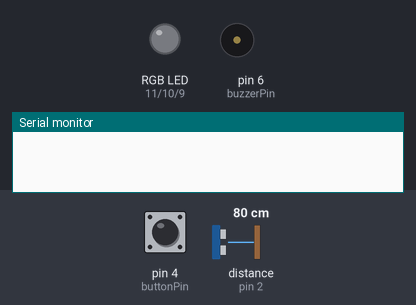
The sketch below on a simulated Arduino Uno, built with avr-gcc and run on an emulated ATmega328P. Shown: an RGB LED mixed from three pins (HIGH = lit), buzzer (waves = sounding), the last lines printed to the serial monitor. Inputs (shaded band) come from the test bench; at power-on: pin 4 (buttonPin) LOW, distance to the obstacle (sensor on pin 2) 80 cm. The echo pulse lasts 58.3 µs per cm; dim RGB values are drawn brighter than linear; random numbers use the default seed unless the sketch sets one; pins used as bus, display or sensor lines are not drawn.

Above: at 1.2 s.
1.3 s: pin 4 (buttonPin) pulled HIGH for 0.15 s
At 1.43 s:
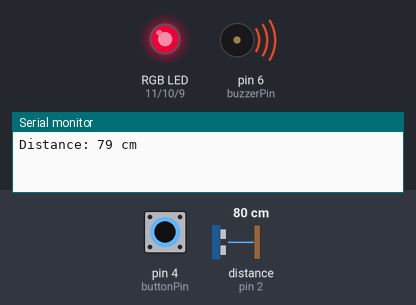
At 1.94 s:
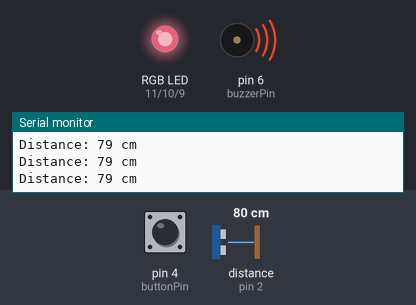
4.3 s: distance to the obstacle (sensor on pin 2) set to 9 cm
At 5.1 s:
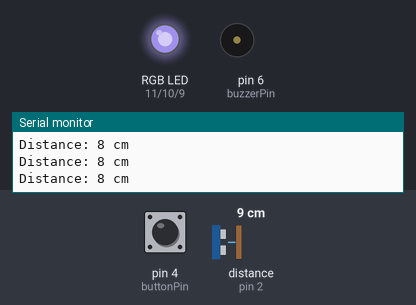
7.3 s: distance to the obstacle (sensor on pin 2) set to 4 cm
At 7.45 s:
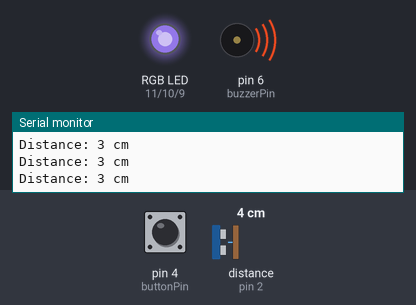
10.3 s: distance to the obstacle (sensor on pin 2) set to 18 cm
13.3 s: distance to the obstacle (sensor on pin 2) set to 2 cm
16.3 s: pin 4 (buttonPin) pulled HIGH for 1 s
Timing chart, 0 to 24.7 s (numbered marks = the images above; inputs shaded):
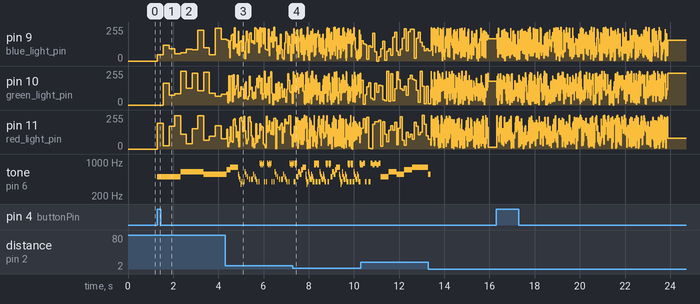

The sketch:

ultrasong.ino
```cpp
// ---------------------------------------------------------------- //
// CPSC 599 Physical & Tangible HCI
// Ultrasong
// Jian Liao
// ---------------------------------------------------------------- //

// defind the constant variables
#define echoPin 2 // attach pin D2 Arduino to pin Echo of HC-SR04
#define trigPin 3 // attach pin D3 Arduino to pin Trig of HC-SR04
#define buttonPin 4 // button pin for digital read to determine if the button has been pressed
#define buzzerPin 6 // buzzer pin to make sound
#define red_light_pin 11 // RGB LED - Red Leg
#define green_light_pin 10 // RGB LED - Green Leg
#define blue_light_pin 9 // RGB LED - Blue Leg
#define distance_threshold 40 // set the distance threshold to 40 cm, because my little desk from IKEA is 40 cm wide


// Music Notes from Vicetone & Tony Igy - Astronomia

#define NOTE_F1 350
#define NOTE_F2 393
#define NOTE_F3 441
#define NOTE_F4 495
#define NOTE_F5 556
#define NOTE_F6 624
#define NOTE_F7 661
#define NOTE_0  0
#define NOTE_FL1 175
#define NOTE_FL2 196
#define NOTE_FL3 221
#define NOTE_FL4 234
#define NOTE_FL5 262
#define NOTE_FL6 294
#define NOTE_FL7 330
#define NOTE_FH1 700
#define NOTE_FH2 786
#define NOTE_FH3 882
#define NOTE_FH4 935
#define NOTE_FH5 1049
#define NOTE_FH6 1178
#define NOTE_FH7 1322
#define WHOLE 1
#define HALF 0.5
#define QUARTER 0.25
#define EIGHTH 0.25
#define SIXTEENTH 0.625

// tune
int tune[] =
{

  NOTE_F4, NOTE_F4, NOTE_F4, NOTE_F4, NOTE_F6, NOTE_F6, NOTE_F6, NOTE_F6,
  NOTE_F5, NOTE_F5, NOTE_F5, NOTE_F5, NOTE_FH1, NOTE_FH1, NOTE_FH1, NOTE_FH1,
  NOTE_FH2, NOTE_FH2, NOTE_FH2, NOTE_FH2, NOTE_FH2, NOTE_FH2, NOTE_FH2, NOTE_FH2,
  NOTE_F5, NOTE_F4, NOTE_F3, NOTE_F1, NOTE_F2, NOTE_0, NOTE_F2, NOTE_F6,
  NOTE_F5, NOTE_0, NOTE_F4, NOTE_0, NOTE_F3, NOTE_0, NOTE_F3, NOTE_F3, NOTE_F5, NOTE_0, NOTE_F4, NOTE_F3, NOTE_F2, NOTE_0, NOTE_F2, NOTE_FH4,
  NOTE_FH3, NOTE_FH4, NOTE_FH3, NOTE_FH4, NOTE_F2, NOTE_0, NOTE_F2, NOTE_FH4, NOTE_FH3, NOTE_FH4, NOTE_FH3, NOTE_FH4, NOTE_F2, NOTE_0, NOTE_F2, NOTE_F6,
  NOTE_F5, NOTE_0, NOTE_F4, NOTE_0, NOTE_F3, NOTE_0, NOTE_F3, NOTE_F3, NOTE_F5, NOTE_0, NOTE_F4, NOTE_F3, NOTE_F2, NOTE_0, NOTE_F2, NOTE_FH4,
  NOTE_FH3, NOTE_FH4, NOTE_FH3, NOTE_FH4, NOTE_F2, NOTE_0, NOTE_F2, NOTE_FH4, NOTE_FH3, NOTE_FH4, NOTE_FH3, NOTE_FH4,
};

// beats
float durt[] =
{

  0.5, 0.5, 0.5, 0.5, 0.5, 0.5, 0.5, 0.5,
  0.5, 0.5, 0.5, 0.5, 0.5, 0.5, 0.5, 0.5,
  0.5, 0.5, 0.5, 0.5, 0.5, 0.5, 0.5, 0.5,
  0.5, 0.5, 0.5, 0.5, 0.5, 0.5, 0.5, 0.5,
  0.5, 0.5, 0.5, 0.5, 0.5, 0.5, 0.5, 0.5,
  0.5, 0.5, 0.5, 0.5, 0.5, 0.5, 0.5, 0.5,
  0.5, 0.5, 0.5, 0.5, 0.5, 0.5, 0.5, 0.5,
  0.5, 0.5, 0.5, 0.5, 0.5, 0.5, 0.5, 0.5,
  0.5, 0.5, 0.5, 0.5, 0.5, 0.5, 0.5, 0.5,
  0.5, 0.5, 0.5, 0.5, 0.5, 0.5, 0.5, 0.5,
  0.5, 0.5, 0.5, 0.5, 0.5, 0.5, 0.5, 0.5,
  0.5, 0.5, 0.5, 0.5, 0.5, 0.5, 0.5, 0.5
};


// defines variables
long duration; // variable for the duration of sound wave travel
int distance; // variable for the distance measurement
int buttonState = 0; // current state of the button
int notesLength; // length of the notes
int delay_time = 500; // delay time for playing notes


void setup() {
  pinMode(trigPin, OUTPUT); // set the trigPin as an OUTPUT
  pinMode(echoPin, INPUT); // set the echoPin as an INPUT
  pinMode(buttonPin, INPUT); // set the buttonPin as an INPUT
  pinMode(buzzerPin, OUTPUT); // set the buzzerPin as an OUTPUT
  notesLength = sizeof(tune) / sizeof(tune[0]); // get the length of 'tune'
  randomSeed(12345); // randomSeed
  Serial.begin(9600); // Serial Communication is starting with 9600 of baudrate speed
}

// AnalogWrite to control the LED Light
void RGB_color(int red_light_value, int green_light_value, int blue_light_value)
{
  analogWrite(red_light_pin, red_light_value);
  analogWrite(green_light_pin, green_light_value);
  analogWrite(blue_light_pin, blue_light_value);
}

// Control the RGB LED on/off (ANODE)
void RGB_control (int rgb_switch)
{
  if (rgb_switch == 1)
  {
    pinMode(red_light_pin, OUTPUT);
    pinMode(green_light_pin, OUTPUT);
    pinMode(blue_light_pin, OUTPUT);
  } else {
    pinMode(red_light_pin, INPUT);
    pinMode(green_light_pin, INPUT);
    pinMode(blue_light_pin, INPUT);
  }
}

// Calculate the distance from the ultrasonic sensor (HC-SR04)
int calculateDistance () {
  // Clears the trigPin condition
  digitalWrite(trigPin, LOW);
  delayMicroseconds(2);
  // Sets the trigPin HIGH (ACTIVE) for 10 microseconds
  digitalWrite(trigPin, HIGH);
  delayMicroseconds(10);
  digitalWrite(trigPin, LOW);
  // Reads the echoPin, returns the sound wave travel time in microseconds
  duration = pulseIn(echoPin, HIGH);
  // Calculating the distance
  distance = duration * 0.034 / 2; // Speed of sound wave divided by 2 (go and back)
  // Displays the distance on the Serial Monitor
  Serial.print("Distance: ");
  Serial.print(distance);
  Serial.println(" cm");

  return distance;
}

// main function
void loop() {
  // get the button state to see if it has been pressed
  buttonState = digitalRead(buttonPin);

  // if the button has been pressed
  if (buttonState) {
    int i = 5;
    // play the song for 5 times
    while (i--) {
      // turn on the RGB LED
      RGB_control(1);
      for (int x = 0; x < notesLength; x++)
      {
        // retrieve the distance in real-time
        int distance = calculateDistance();

        if (distance <= distance_threshold) {
          delay_time = distance * 10;
        } else {
          delay_time = 500;
        }
        // change the RGB LED color randomly to blink to the beats
        RGB_color(random(256), random(256), random(256));
        tone(buzzerPin, tune[x]);
        delay(delay_time * durt[x]); // delay for playing notes
        noTone(buzzerPin);
      }
      // turn off the RGB LED
      RGB_control(0);
    }
  }
}
```
